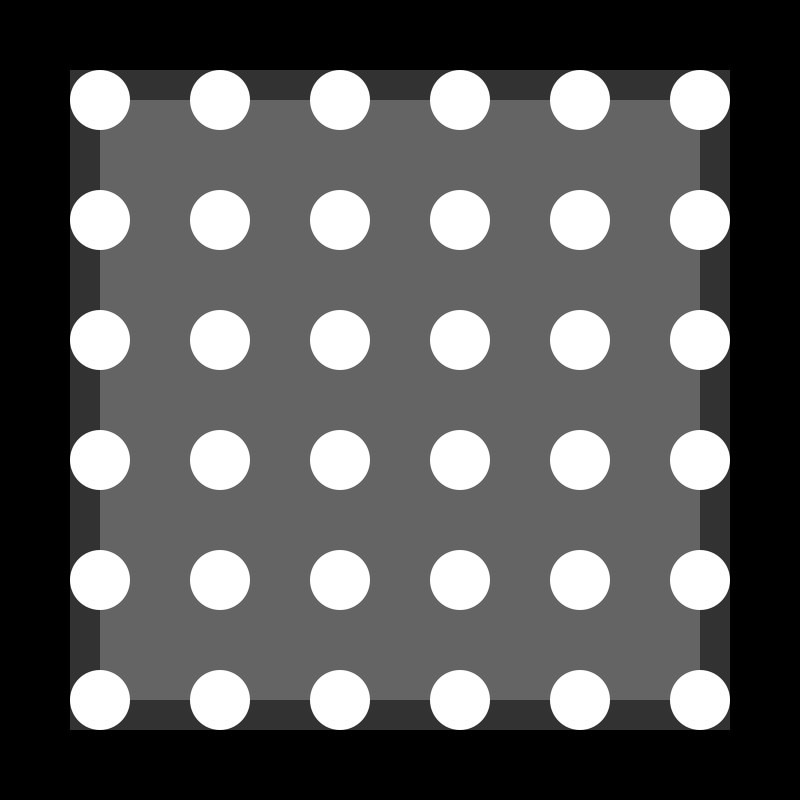
Frame 1 (no input)
Frame 60 (the mouse pressed at the canvas centre just before this capture): identical to frame 1, image omitted
Frame 120 (the mouse held since frame 60 and released just before this capture): identical to frame 1, image omitted

The Processing sketch that drew this single still picture (run headless with seeded random() and noise(); from frame 60 on, the mouse is pressed at the canvas centre):

// Processing sketch: distribution_dynamique
// ── distribution_dynamique.pde
// renaud.jean-francois(arobas)uqam(point)ca
// Syntaxe Processing version 3.5.4
// dimanche, 12 septembre 2021

// Exemple d’un cas de distribution gérée de manière dynamique*, à l’aide de valeurs relatives**
// * dynamique : on peut modifier à notre guise les valeurs d’entrée et le code s’adapte automatiquement aux changements
// ** relative : les dimensions secondaires découlent des précédentes, et sont calculées en fonction d’un ratio (un rapport)


// Variables globales:
int zoneGrille, marge;
float ratioZoneVsSketch = 0.75; // Définir ici la taille relative de la zone d’occupation
int nbItems = 6; // Définir ici le nombre d’items
float ratioTailleVsZoneGrille = 0.5; // Définir ici la taille relative de l’item
float tailleItem;

void setup() {
  size(800, 800); // Le reste du programme nous oblige à exploiter un format carré
  background(0);
  noStroke();

  zoneGrille = int(width * ratioZoneVsSketch);
  println(zoneGrille);
  marge = round((width - (zoneGrille))*0.5);
  println(marge);

  tailleItem = (zoneGrille / float(nbItems - 1)) * ratioTailleVsZoneGrille;
}

void draw() {
  background(0);

  // Transformateur géométrique. Ne requiert pas de pushMatrix() popMatrix(), puisque non cumulatif.
  translate(marge, marge);

  fill(50);
  rect(0 - (tailleItem*0.5), 0 - (tailleItem*0.5), zoneGrille+tailleItem, zoneGrille+tailleItem);

  fill(100);
  rect(0, 0, zoneGrille, zoneGrille);


  for (int j = 0; j <nbItems; j++) {
    for (int i = 0; i <nbItems; i++) {
      float posX = map(i, 0, nbItems-1, 0, zoneGrille);
      float posY = map(j, 0, nbItems-1, 0, zoneGrille);
      fill(255);
      circle(posX, posY, tailleItem);
    }
  }
}
